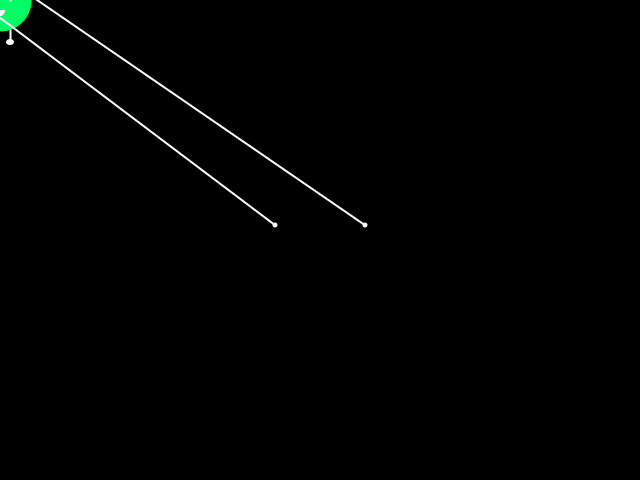
Frame 1 (no input)
Frame 60 (the mouse pressed at the canvas centre just before this capture): identical to frame 1, image omitted
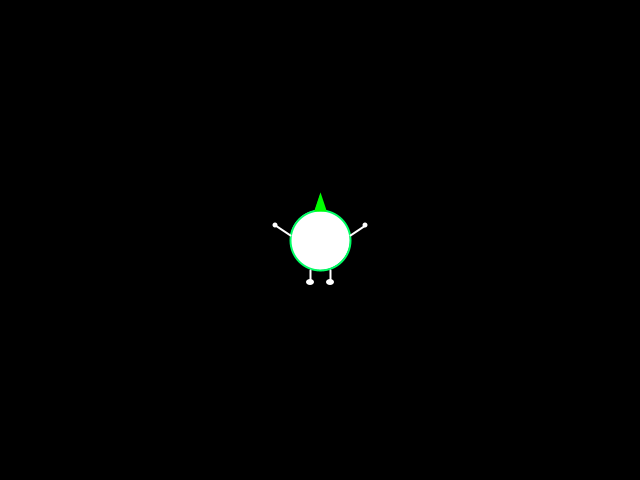
Frame 120 (the mouse held since frame 60 and released just before this capture)

The Processing sketch that drew these frames (run headless with seeded random() and noise(); from frame 60 on, the mouse is pressed at the canvas centre):

// Processing sketch: processing_49103
// ── processing_49103.pde

/*
float circleFill = 0;
float change = .5;
*/
void setup() {
  //set size of window
  size(640,480); // Set the size of the window
}

void draw() {
  //draw the background color black
  background(0); // set the background black
  println();
  smooth();

//set ellipses and rectangles TO CENTER AND CORNERS
ellipseMode(CENTER); 
rectMode(CENTER);

/*
//draw bounding box
stroke(255);
noFill();
rect(320,240,100,100);
*/

//draw figo's body
stroke(0,255,100);
strokeWeight(2);
//color body
if (mouseX < 320 && mouseY <240) {
  fill(0,255,100);
  stroke (0,255,100);
} else if (mouseX < 320 && mouseY > 240) {
  fill (230,30,120);
  stroke (230,30,120);
}else if (mouseX > 320 && mouseY < 240) {
  fill (28,213,232);
  stroke (28,213,232);
}else if (mouseX > 320 && mouseY> 240) {
  fill (250,197,13);  
  stroke (250,197,13); 
}
ellipse(mouseX,mouseY,60,60);
/*
//make him color change
fill(circleFill);

circleFill=circleFill+change;
*/


//draw figos hair
stroke(0,255,0);
fill(0,255,0);
//color hat
if (mouseX < 320 && mouseY <240) {
  fill (28,213,232);
  stroke (28,213,232);
} else if (mouseX < 320 && mouseY > 240) {
  fill(0,255,100);
  stroke (0,255,100);
}else if (mouseX > 320 && mouseY < 240) {
  fill (250,197,13);  
  stroke (250,197,13); 
}else if (mouseX > 320 && mouseY> 240) {
  fill (230,30,120);
  stroke (230,30,120);
}
triangle(mouseX-5,mouseY-30,mouseX,mouseY-45,mouseX+5,mouseY-30);

//draw figo's eyes
stroke(255);
strokeWeight(2);
fill(255);
line(mouseX-10,mouseY-5,mouseX-10,mouseY);
line(mouseX+10,mouseY-5,mouseX+10,mouseY);

//draw figo's mouth
noStroke();
strokeWeight(2);
fill(255);
/*
ellipse(mouseX,mouseY+15,10,12);*/

arc(mouseX,mouseY+10,10,12,0,PI);

//draw figo's arms
stroke(255);
strokeWeight(2);

//option1
/*
line(mouseX-30,mouseY-5,mouseX-30,mouseY-5);
line(mouseX+30,mouseY-5,mouseX+45,mouseY-15);
*/

//other option static ends
line(mouseX-30,mouseY-5,275,225);
line(mouseX+30,mouseY-5,365,225);


//draw figo's hands
noStroke();
fill(255);

// option1
/*
ellipse(mouseX-45,mouseY-15,5,5);
ellipse(mouseX+45,mouseY-15,5,5);
*/

//other option static hands

ellipse(275,225,5,5);
ellipse(365,225,5,5);


//draw figo's legs
stroke(255);
strokeWeight(2);
line(mouseX-10,mouseY+30,mouseX-10,mouseY+42);
line(mouseX+10,mouseY+30,mouseX+10,mouseY+42);

//draw figo's feet
noStroke();
fill(255);
ellipse(mouseX-10,mouseY+42,8,6);
ellipse(mouseX+10,mouseY+42,8,6);
}

void critter(int x, int y) {
  stroke(255);
  line(x-5,y-40,x,y-60);
  line(x+5,y-40,x,y-60);
}
